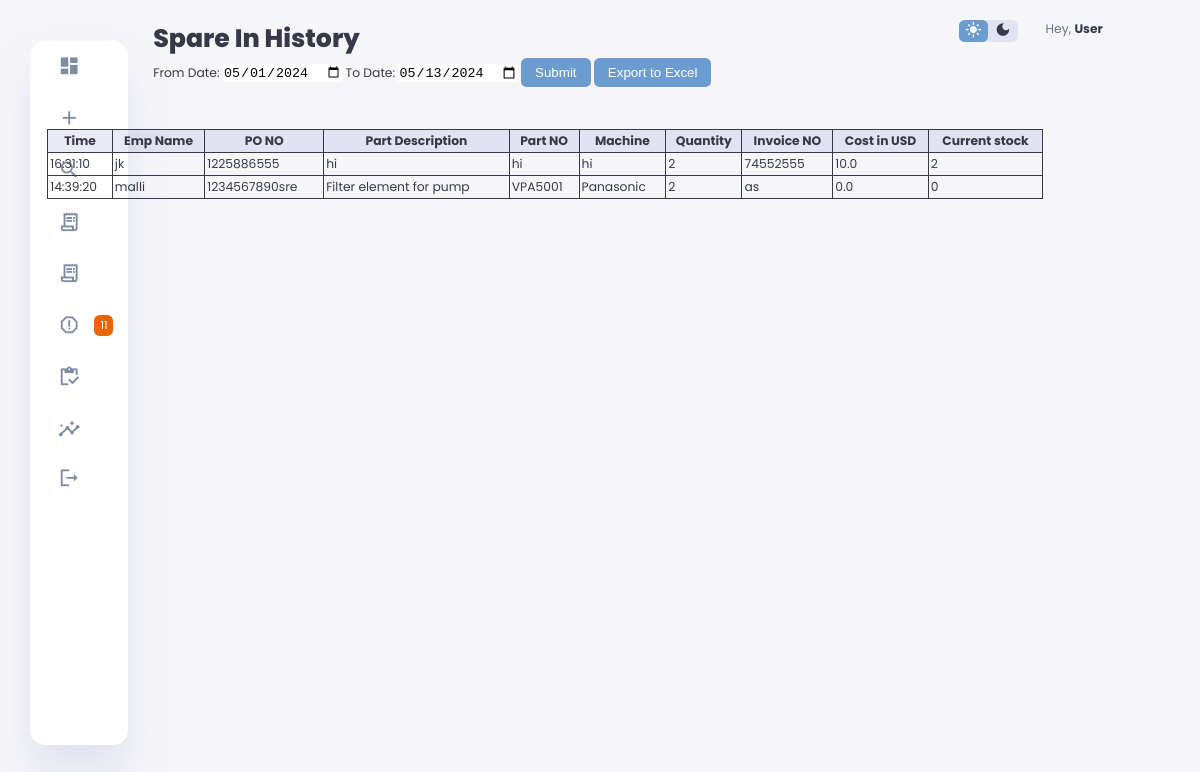
The app's page /spare_in_history with its own data.
### tables this page shows
CREATE TABLE "In_request_form"
(
    date              TEXT,
    PO_number         TEXT,
    part_name         TEXT,
    part_number       TEXT,
    machine_name      TEXT,
    supplier          TEXT,
    received_quantity TEXT,
    cost_in_INR       TEXT,
    cost_in_USD       TEXT,
    employee_name     TEXT,
    Invoice_number    TEXT,
    VPN               TEXT,
    time              TEXT
, bin TEXT);

### main.py (the view, shortened to what this page needs)
@app.route('/spare_in_history', methods=['GET', 'POST'])
def spare_in_history():
    global login_details
    current_date = datetime.now()
    from_date = current_date.replace(day=1)
    from_date = from_date.strftime("%Y-%m-%d")
    to_date = current_date.strftime("%Y-%m-%d")
    conn = sqlite3.connect('spare_part_maintenance.db')
    cursor = conn.cursor()
    data = cursor.execute("select VPN from In_request_form WHERE date BETWEEN ? AND ?",
                          (from_date, to_date)).fetchall()
    total_data_hist = cursor.execute("SELECT * FROM In_request_form WHERE date BETWEEN ? AND ?",
                                     (from_date, to_date)).fetchall()
    current_stack = []
    next_formate_details = []
    for part_data in data:
        remaining_data_hist = cursor.execute("SELECT Quantity "
                                             "FROM new_spare_in WHERE VPN=?", (part_data[0],)).fetchall()
        for i in remaining_data_hist:
            current_stack.append(i[0])
    for j in total_data_hist:
        next_formate_details.append([j[0], j[12], j[9], j[1], j[2], j[3], j[5], j[4], j[6], j[10], j[7], j[8], j[13]])
    return render_template('spare_in_history.html', result_all=next_formate_details,
                           stack=current_stack, from_date=from_date, login_details=login_details, to_date=to_date, notification=notification)

### templates/spare_in_history.html (shortened to what this page needs)
<!DOCTYPE html>
<html lang="en">
<head>
</head>
<body>
    <div class="container">
        <aside>
            <div class="sidebar">
                <a href="#" onclick="redirectTo('home')">
                    <span class="material-icons-sharp">
                    </span>
                </a>
               {% if login_details =="ad"%}
                <a href="#" onclick="redirectTo('new_spare')">
                <span class="material-icons-sharp">add</span>
                <h3>New Spare</h3>
                </a>
                <a href="#" onclick="redirectTo('search')">
                <span class="material-icons-sharp">search</span>
                <h3>Search</h3>
                </a>
                <a href="#" onclick="redirectTo('spare_out_history')">
                <span class="material-icons-sharp">receipt_long</span>
                <h3>Spare Out History</h3>
                </a>
                <a href="#" onclick="redirectTo('spare_in_history')">
                <span class="material-icons-sharp">receipt_long</span>
                <h3>Spare In History</h3>
                </a>
                <a href="#" onclick="redirectTo('alert')">
                <span class="material-icons-sharp">report_gmailerrorred</span>
                <h3>Alert</h3>
                    <span class="message-count">{{ notification }}</span>
                </a>
                <a href="#" onclick="redirectTo('master_sheet')">
                <span class="material-icons-sharp">inventory</span>
                <h3>Master Sheet</h3>
                </a>
                <a href="#" onclick="redirectTo('consumption_of_spare')" >
                <span class="material-icons-sharp">insights</span>
                <h3>Consumption of spare</h3>
                </a>
               {% else %}
               <a href="#">
                <span class="material-icons-sharp">add</span>
                </a>
                   <a href="#" onclick="redirectTo('search')">
                <span class="material-icons-sharp">search</span>
                </a>
               <a href="#">
                <span class="material-icons-sharp">receipt_long</span>
                </a>
                <a href="#">
                <span class="material-icons-sharp">receipt_long</span>
                </a>
                <a href="#">
                <span class="material-icons-sharp">report_gmailerrorred</span>
                    <span class="message-count">{{ notification }}</span>
                </a>
                <a href="#">
                <span class="material-icons-sharp">inventory</span>
                </a>
                <a href="#" >
                <span class="material-icons-sharp">insights</span>
                </a>
               {% endif %}
                <a href="#" onclick="redirectTo('login')">
                    <span class="material-icons-sharp">
                    </span>
                </a>
            </div>
        </aside>
        <main>
    <h1>Spare In History</h1>
        <div class="search-button">
            <form method="post" action="/spare_in_history">
                <label for="from_date">From Date:</label>
                <input name="from_date" type="date" id="from_date" value="{{from_date}}">
                <label for="to_date">To Date:</label>
                <input name="to_date" type="date" id="to_date" value="{{to_date}}">
                <button type="submit" value="Submit">Submit</button>
                <button onclick="exportToExcel('spare_history_in')">Export to Excel</button>
            </form>
        </div>
    <div class="recent-orders">
        <table id="ordersTable">
        <thead>
        <tr>
            <th>Time</th>
            <th>Emp Name</th>
            <th>PO NO</th>
            <th>Part Description</th>
            <th>Part NO</th>
            <th>Machine</th>
            <th>Quantity</th>
            <th>Invoice NO</th>
            <th>Cost in USD</th>
            <th>Current stock</th>
        </tr>
        </thead>
        <tbody>
        {% for result in result_all %}
        <tr>
            <td>{{ result[1] }}</td>
            <td>{{ result[2] }}</td>
            <td>{{ result[3] }}</td>
            <td>{{ result[4] }}</td>
            <td>{{ result[5] }}</td>
            <td>{{ result[6] }}</td>
            <td>{{ result[8] }}</td>
            <td>{{ result[9] }}</td>
            <td>{{ result[11] }}</td>
            <td>{{ stack[loop.index0] }}</td>
        </tr>
    {% endfor %}
        </tbody>
        </table>
    </div>
</main>
        <div class="right-section">
            <div class="nav">
                <div class="dark-mode">
                    <span class="material-icons-sharp active">
                    </span>
                    <span class="material-icons-sharp">
                    </span>
                </div>
                <div class="profile">
                    <div class="info">
                        {% if login_details == "ad" %}
                        <p>Hey, <b>Admin</b></p>
                        {% else %}
                        <p>Hey, <b>User</b></p>
                        {% endif %}
                    </div>
                    <div class="profile-photo">
                    </div>
                </div>
            </div>
        </div>
    </div>
</body>
</html>

### templates/spare_in_history.html (style rules this page uses)
:root { --color-primary: #6C9BCF; --color-danger: #ea6604; --color-error: #ff001e; --color-success: #1B9C85; --color-warning: #F7D060; --color-white: #fff; --color-info-dark: #7d8da1; --color-dark: #363949; --color-light: rgba(132, 139, 200, 0.18); --color-dark-variant: #677483; --color-background: #f6f6f9; --card-border-radius: 2rem; --border-radius-1: 0.4rem; --border-radius-2: 1.2rem; --card-padding: 1.8rem; --padding-1: 1.2rem; --box-shadow: 0 2rem 3rem var(--color-light); }
* { margin: 0; padding: 0; outline: 0; appearance: initial; border: 0; text-decoration: none; box-sizing: border-box; }
html { font-size: 14px; }
body { width: 100vw; height: 100vh; font-family: 'Poppins', sans-serif; font-size: 0.88rem; user-select: none; overflow-x: hidden; color: var(--color-dark); background-color: var(--color-background); }
a { color: var(--color-dark); }
h1 { font-weight: 800; font-size: 1.8rem; }
p { color: var(--color-dark-variant); }
b { color: var(--color-dark); }
.container { display: grid; width: 96%; margin: 0 auto; gap: 1.8rem; grid-template-columns: 12rem auto 23rem; }
aside { height: 100vh; }
aside .sidebar { display: flex; flex-direction: column; background-color: var(--color-white); box-shadow: var(--box-shadow); border-radius: 15px; height: 88vh; position: relative; top: 1.5rem; transition: all 0.3s ease; }
aside .sidebar a { display: flex; align-items: center; color: var(--color-info-dark); height: 3.7rem; gap: 1rem; position: relative; margin-left: 2rem; transition: all 0.3s ease; }
aside .sidebar a span { font-size: 1.6rem; transition: all 0.3s ease; }
aside .sidebar a:last-child { position: absolute; bottom: 2rem; width: 100%; }
aside .sidebar .message-count { background-color: var(--color-danger); padding: 2px 6px; color: var(--color-white); font-size: 11px; border-radius: var(--border-radius-1); }
main { margin-top: 1.4rem; }
.recent-orders table { width: 50%; border-collapse: collapse; border: 1px solid var(--color-dark); }
.recent-orders th, .recent-orders td { padding: 4px; border: 1px solid var(--color-dark); }
.recent-orders th { background-color: var(--color-light); font-weight: bold; }
.recent-orders th, .recent-orders td { padding: 2px; border: 1px solid var(--color-dark); white-space: nowrap; }
.right-section { margin-top: 1.4rem; }
.right-section .nav { display: flex; justify-content: end; gap: 2rem; }
.right-section .dark-mode { background-color: var(--color-light); display: flex; justify-content: space-between; align-items: center; height: 1.6rem; width: 4.2rem; cursor: pointer; border-radius: var(--border-radius-1); }
.right-section .dark-mode span { font-size: 1.2rem; width: 50%; height: 100%; display: flex; align-items: center; justify-content: center; }
.right-section .dark-mode span.active { background-color: var(--color-primary); color: white; border-radius: var(--border-radius-1); }
.right-section .nav .profile { display: flex; gap: 2rem; text-align: right; }
.right-section .nav .profile .profile-photo { width: 2.8rem; height: 2.8rem; border-radius: 50%; overflow: hidden; }
@media screen and (max-width: 1200px) { .container { width: 95%; grid-template-columns: 7rem auto 23rem; } }
@media screen and (max-width: 1200px) { aside .sidebar a { width: 5.6rem; } }
@media screen and (max-width: 1200px) { aside .sidebar a:last-child { position: relative; margin-top: 1.8rem; } }
@media screen and (max-width: 1200px) { main .recent-orders { width: 94%; position: absolute; left: 50%; transform: translateX(-50%); margin: 2rem 0 0 0.8rem; } }
@media screen and (max-width: 1200px) { main .recent-orders table { width: 83vw; } }
.search-button { margin-bottom: 1rem; display: flex; align-items: center; }
.search-button button { padding: 0.5rem 1rem; background-color: var(--color-primary); color: var(--color-white); border: none; border-radius: 0.4rem; cursor: pointer; }

### records on screen
In_request_form: time "16:31:10", employee_name "jk", PO_number "1225886555", part_name "hi", part_number "hi", supplier "hi", received_quantity "2", Invoice_number "74552555", cost_in_USD "10.0"
In_request_form: time "14:39:20", employee_name "malli", PO_number "1234567890sre", part_name "Filter element for pump", part_number "VPA5001", supplier "Panasonic", received_quantity "2", Invoice_number "as", cost_in_USD "0.0", stack "0"

### other values on screen
{{ notification }} "11"
